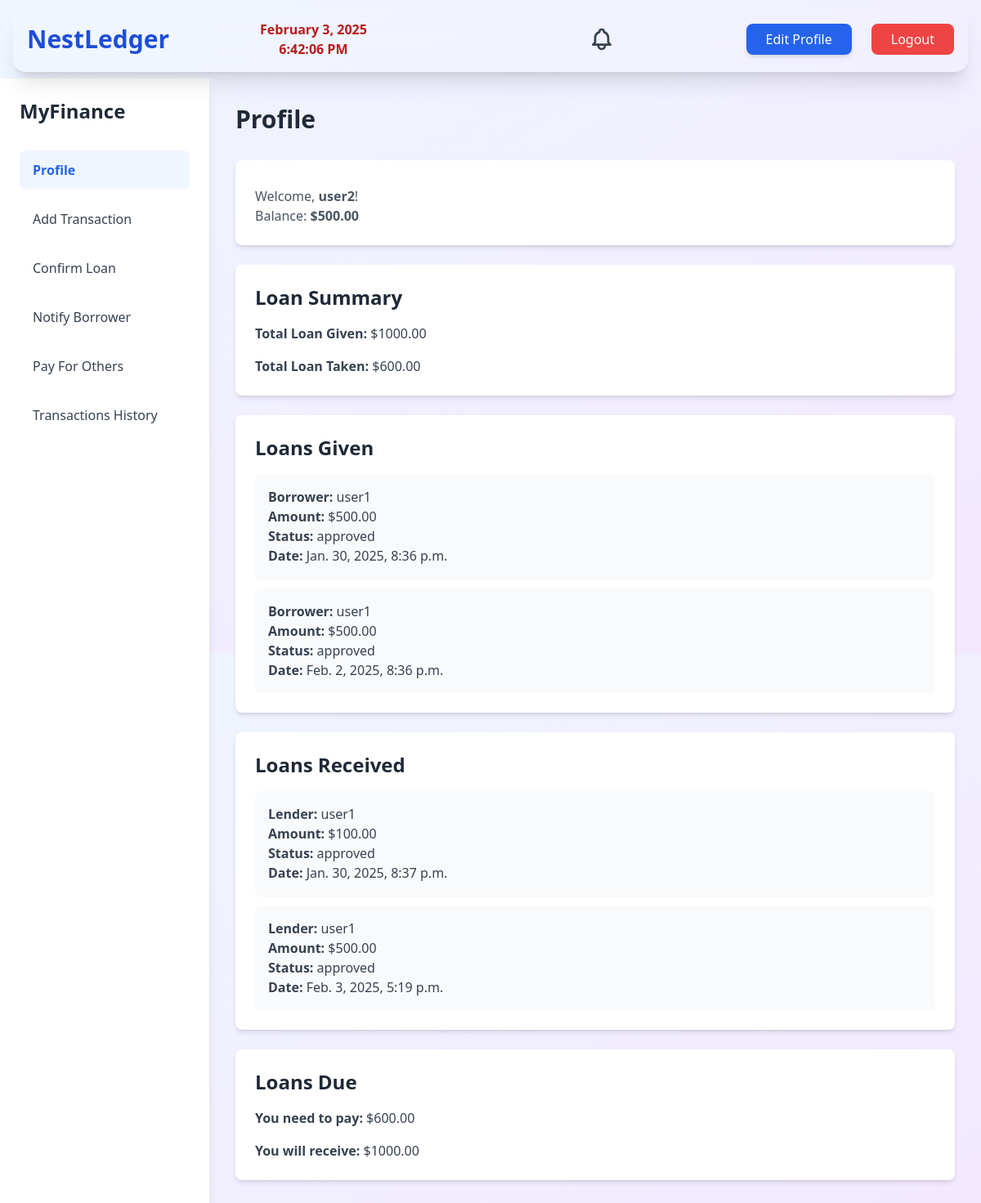
Page /profile/ (signed in) on the committed database.
### ledger/models.py (models this page shows, shortened)
class UserProfile(models.Model):
    user = models.OneToOneField(User, on_delete=models.CASCADE)
    balance = models.DecimalField(max_digits=10, decimal_places=2, default=0.00)

class Loan(models.Model):
    lender = models.ForeignKey(User, related_name='loans_given', on_delete=models.CASCADE)
    borrower = models.ForeignKey(User, related_name='loans_received', on_delete=models.CASCADE)
    amount = models.DecimalField(max_digits=10, decimal_places=2)
    status = models.CharField(max_length=50, default='pending')
    timestamp = models.DateTimeField(auto_now_add=True)

### ledger/views.py (the view)
# urls.py: path('profile/', ProfileAPI.as_view(), name='profile_api'),
@login_required
def profile(request):
    user = request.user
    transactions = Transaction.objects.filter(user=user)
    loans_given = Loan.objects.filter(lender=user)
    loans_received = Loan.objects.filter(borrower=user)
    pending_loan_count = LoanRequest.pending_count(user)
    unread_notifications = Notification.unread_count(user)
    total_loan_given = sum(loan.amount for loan in loans_given if loan.status == 'approved')
    total_loan_taken = sum(loan.amount for loan in loans_received if loan.status == 'approved')
    amount_due = sum(loan.amount for loan in loans_received if loan.status == 'approved')
    amount_receive = sum(loan.amount for loan in loans_given if loan.status == 'approved')
    return render(request, 'ledger/profile.html', {
        'user': user,
        'transactions': transactions,
        'loans_given': loans_given,
        'loans_received': loans_received,
        'total_loan_given': total_loan_given,
        'total_loan_taken': total_loan_taken,
        'amount_due': amount_due,
        'amount_receive': amount_receive,
        "pending_loan_count": pending_loan_count,
        "unread_notifications": unread_notifications,
    })

### ledger/models.py (called while the page is built)
    @staticmethod
    def pending_count(user):
        return LoanRequest.objects.filter(borrower=user, status='pending').count()

    @staticmethod
    def unread_count(user):
        return Notification.objects.filter(user=user, is_read=False).count()

### ledger/templates/ledger/profile.html (shortened to what this page needs)
{% extends "ledger/layout.html" %}
{% load static %}
{% block head %}
<link rel="stylesheet" href="{% static 'ledger/styles.css' %}">
{% endblock %}
    {% block navbar %}
    <nav class="backdrop-blur-2xl bg-white/10 shadow-xl border border-white/10 p-4 h-20 flex justify-between items-center rounded-2xl mx-4 my-2 sticky top-0 z-50">
        <div class="flex items-center space-x-4">
            <a href="{% url 'profile' %}"><h1 class="text-3xl font-extrabold text-blue-700">NestLedger</h1></a>
        </div>
    <div class="flex flex-col items-center flex-1 relative">
        <div id="date-time-container" class="flex flex-col items-center">
            <span id="current-date" class="text-red-700 font-semibold"></span>
            <span id="current-time" class="text-red-700 font-semibold"></span>
        </div>
    </div>
        <div class="flex flex-col items-center flex-1">
            <a href="{% url 'view_notifications' %}"
               class="relative flex items-center justify-center p-2 text-gray-700 hover:text-blue-600 transition-colors duration-300"
               aria-label="View Notifications">
            </a>
        </div>
        <ul class="hidden md:flex space-x-6" id="mobile-menu">
            <li><a href="{% url 'edit_profile' %}" class="bg-blue-600 hover:bg-blue-700 text-white px-6 py-2 rounded-lg shadow-md transition duration-300">Edit Profile</a></li>
            <li>
                <div class="text-center">
                    <a href="{% url 'logout' %}" class="bg-red-500 text-white px-6 py-2 rounded-lg hover:bg-red-600 transition duration-300">Logout</a>
                </div>
            </li>
        </ul>
    </nav>
    {% endblock %}
    {% block content %}
    <div class="flex min-h-screen">
<div class="bg-white w-64 p-6 shadow-lg">
    <div class="text-2xl font-bold text-gray-800 mb-8">MyFinance</div>
    <nav class="space-y-3">
        <a href="{% url 'profile' %}"
           class="block py-3 px-4 rounded-lg {% if request.path == '/profile/' %}bg-blue-50 text-blue-600 font-semibold{% else %}text-gray-700 hover:bg-gray-100{% endif %}">
           Profile
        </a>
        <a href="{% url 'transaction' %}"
           class="block py-3 px-4 rounded-lg {% if request.path == '/transaction/' %}bg-blue-50 text-blue-600 font-semibold{% else %}text-gray-700 hover:bg-gray-100{% endif %}">
           Add Transaction
        </a>
        <a href="{% url 'confirm_loan' %}"
        class="block py-3 px-4 rounded-lg {% if request.path == '/confirm_loan/' %}bg-blue-50 text-blue-600 font-semibold{% else %}text-gray-700 hover:bg-gray-100{% endif %}"
        aria-current="{% if request.path == '/ledger/confirm_loan/' %}page{% else %}false{% endif %}">
         Confirm Loan
     </a>
        <a href="{% url 'send_confirmation' %}"
           class="block py-3 px-4 rounded-lg {% if request.path == '/send_confirmation/' %}bg-blue-50 text-blue-600 font-semibold{% else %}text-gray-700 hover:bg-gray-100{% endif %}">
           Notify Borrower
        </a>
        <a href="{% url 'pay_for_others' %}"
           class="block py-3 px-4 rounded-lg {% if request.path == '/pay_for_others/' %}bg-blue-50 text-blue-600 font-semibold{% else %}text-gray-700 hover:bg-gray-100{% endif %}">
           Pay For Others
        </a>
        <a href="{% url 'transactions_list' %}"
           class="block py-3 px-4 rounded-lg {% if request.path == '/transactions_list/' %}bg-blue-50 text-blue-600 font-semibold{% else %}text-gray-700 hover:bg-gray-100{% endif %}">
           Transactions History
        </a>
    </nav>
</div>
        <div class="flex-1 p-8">
            <div class="flex justify-between items-center mb-8">
                <h1 class="text-3xl font-bold text-gray-800">Profile</h1>
            </div>
            <div class="bg-white rounded-lg shadow-md p-6 mb-6">
                <p class="text-gray-600 mt-2">Welcome, <span class="font-semibold">{{ user.username }}</span>!</p>
                <p class="text-gray-600">Balance: <span class="font-semibold">${{ user.userprofile.balance }}</span></p>
            </div>
            <div class="bg-white rounded-lg shadow-md p-6 mb-6">
                <h2 class="text-2xl font-bold text-gray-800 mb-4">Loan Summary</h2>
                <div class="space-y-4">
                    <p class="text-gray-700"><span class="font-semibold">Total Loan Given:</span> ${{ total_loan_given }}</p>
                    <p class="text-gray-700"><span class="font-semibold">Total Loan Taken:</span> ${{ total_loan_taken }}</p>
                </div>
            </div>
            <div class="bg-white rounded-lg shadow-md p-6 mb-6">
                <h2 class="text-2xl font-bold text-gray-800 mb-4">Loans Given</h2>
                <div class="overflow-y-auto custom-scrollbar max-h-96">
                    <ul class="space-y-3">
                        {% for loan in loans_given %}
                        <li class="bg-gray-50 p-4 rounded-lg shadow-sm">
                            <p class="text-gray-700"><span class="font-semibold">Borrower:</span> {{ loan.borrower.username }}</p>
                            <p class="text-gray-700"><span class="font-semibold">Amount:</span> ${{ loan.amount }}</p>
                            <p class="text-gray-700"><span class="font-semibold">Status:</span> {{ loan.status }}</p>
                            <p class="text-gray-700"><span class="font-semibold">Date:</span> {{ loan.timestamp }}</p>
                        </li>
                        {% endfor %}
                    </ul>
                </div>
            </div>
            <div class="bg-white rounded-lg shadow-md p-6 mb-6">
                <h2 class="text-2xl font-bold text-gray-800 mb-4">Loans Received</h2>
                <div class="overflow-y-auto custom-scrollbar max-h-96">
                    <ul class="space-y-3">
                        {% for loan in loans_received %}
                        <li class="bg-gray-50 p-4 rounded-lg shadow-sm">
                            <p class="text-gray-700"><span class="font-semibold">Lender:</span> {{ loan.lender.username }}</p>
                            <p class="text-gray-700"><span class="font-semibold">Amount:</span> ${{ loan.amount }}</p>
                            <p class="text-gray-700"><span class="font-semibold">Status:</span> {{ loan.status }}</p>
                            <p class="text-gray-700"><span class="font-semibold">Date:</span> {{ loan.timestamp }}</p>
                        </li>
                        {% endfor %}
                    </ul>
                </div>
            </div>
            <div class="bg-white rounded-lg shadow-md p-6 mb-6">
                <h2 class="text-2xl font-bold text-gray-800 mb-4">Loans Due</h2>
                <div class="space-y-4">
                    <p class="text-gray-700"><span class="font-semibold">You need to pay:</span> ${{ amount_due }}</p>
                    <p class="text-gray-700"><span class="font-semibold">You will receive:</span> ${{ amount_receive }}</p>
                </div>
            </div>
        </div>
    </div>
    {% endblock %}

### rows in the picture
Loan: borrower.username "user1", amount "500.00", status "approved", timestamp "Jan. 30, 2025, 8:36 p.m."
Loan: borrower.username "user1", amount "500.00", status "approved", timestamp "Feb. 2, 2025, 8:36 p.m."
Loan: lender.username "user1", amount "100.00", status "approved", timestamp "Jan. 30, 2025, 8:37 p.m."
Loan: lender.username "user1", amount "500.00", status "approved", timestamp "Feb. 3, 2025, 5:19 p.m."

### other values in the picture
{{ user.username }} "user2"
{{ user.userprofile.balance }} "500.00"
{{ total_loan_given }} "1000.00"
{{ total_loan_taken }} "600.00"
{{ amount_due }} "600.00"
{{ amount_receive }} "1000.00"
